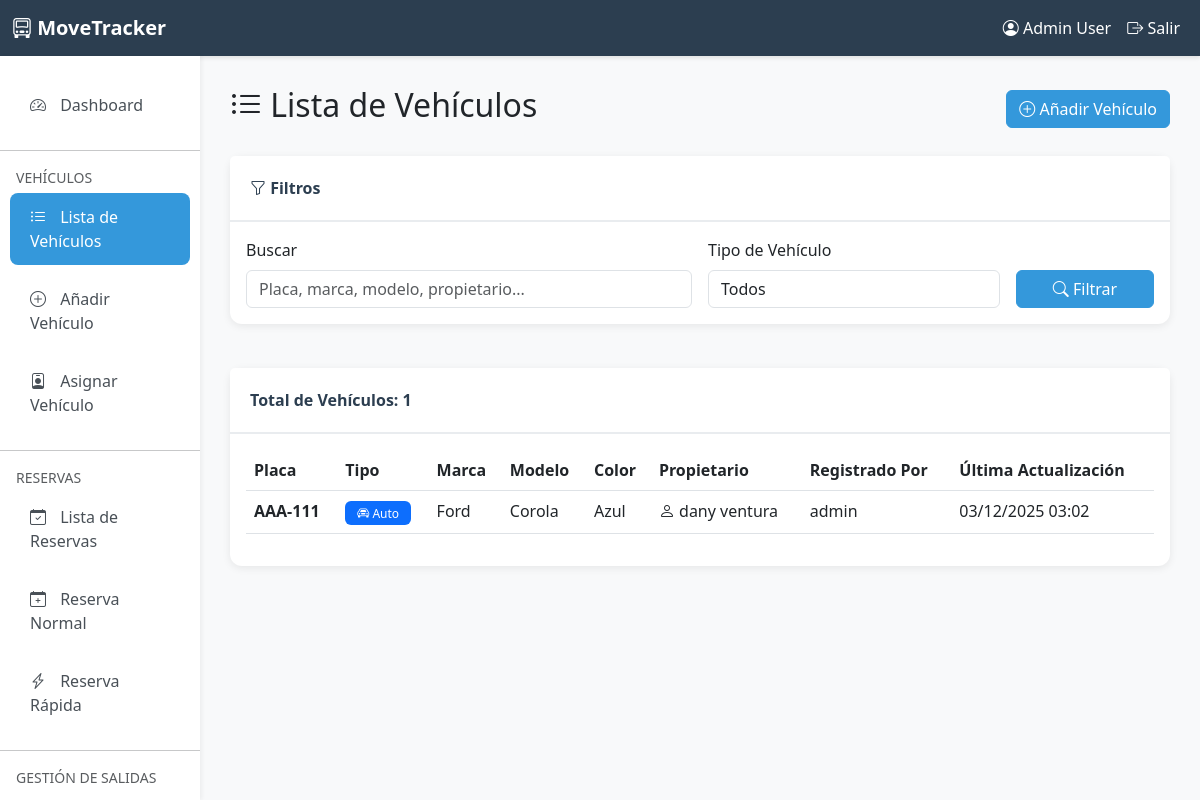
The page /parking/vehicles/ (signed in) on the database as committed earlier.
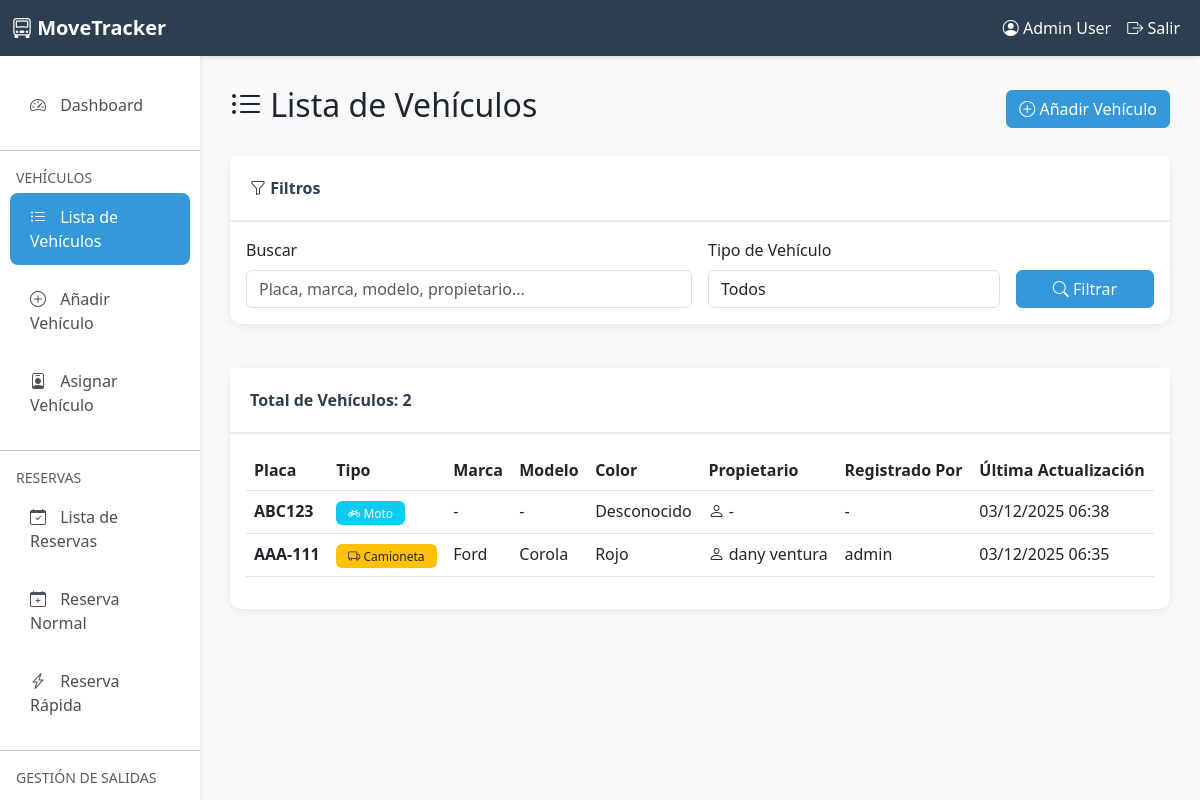
The same page on the database as committed later.
### parking/models.py (models this page shows, shortened)
class Vehicle(models.Model):
    owner = models.ForeignKey(
        User,
        on_delete=models.CASCADE,
        related_name='vehicles',
        verbose_name='Propietario',
        null=True,
        blank=True
    )
    vehicle_type = models.CharField(
        max_length=20,
        choices=VehicleType.choices,
        verbose_name='Tipo de Vehículo'
    )
    brand = models.CharField(
        max_length=50,
        null=True,
        blank=True,
        verbose_name='Marca',
        help_text='Marca del vehículo (opcional)'
    )
    model = models.CharField(
        max_length=50,
        null=True,
        blank=True,
        verbose_name='Modelo',
        help_text='Modelo del vehículo (opcional)'
    )
    year = models.PositiveIntegerField(
        null=True,
        blank=True,
        verbose_name='Año',
        validators=[MinValueValidator(1900), MaxValueValidator(2100)],
        help_text='Año de fabricación (opcional)'
    )
    color = models.CharField(max_length=30, verbose_name='Color')
    license_plate = models.CharField(
        max_length=20,
        unique=True,
        verbose_name='Placa',
        help_text='Número de placa del vehículo'
    )
    is_active = models.BooleanField(default=True, verbose_name='Activo')
    created_at = models.DateTimeField(auto_now_add=True, verbose_name='Fecha de Registro')
    updated_at = models.DateTimeField(auto_now=True, verbose_name='Última Actualización')
    registered_by = models.ForeignKey(
        User,
        on_delete=models.SET_NULL,
        null=True,
        related_name='registered_vehicles',
        verbose_name='Registrado por'
    )
    class Meta:
        verbose_name = 'Vehículo'
        verbose_name_plural = 'Vehículos'
        ordering = ['-created_at']
        indexes = [
            models.Index(fields=['license_plate']),
            models.Index(fields=['owner', 'is_active']),
        ]

### user/models.py (models this page shows, shortened)
class User(AbstractUser):
    dni = models.CharField(max_length=10, blank=True, null=True, verbose_name='DNI')
    phone = models.CharField(max_length=15, blank=True, null=True, verbose_name='Teléfono')
    class Meta:
        verbose_name = 'Usuario'
        verbose_name_plural = 'Usuarios'
        db_table = 'auth_user'

### parking/views.py (the view, shortened to what this page needs)
# urls.py: path('vehicles/', views.vehicle_list, name='vehicle_list'),
@login_required
@user_passes_test(is_admin_or_worker, login_url='user:login')
def vehicle_list(request):
    vehicles = Vehicle.objects.select_related('owner', 'registered_by').all()
    search = request.GET.get('search', '')
    vehicle_type = request.GET.get('type', '')
    if vehicle_type:
        vehicles = vehicles.filter(vehicle_type=vehicle_type)
    context = {
        'vehicles': vehicles,
        'title': 'Lista de Vehículos',
        'search': search,
        'vehicle_type': vehicle_type,
        'vehicle_types': VehicleType.choices
    }
    return render(request, 'parking/vehicle_list.html', context)

### parking/views.py (called while the page is built)
def is_admin_or_worker(user):
    if not user.is_authenticated:
        return False
    if user.is_superuser:
        return True
    if hasattr(user, 'role'):
        return user.role in ['ADMIN', 'WORKER']
    return user.is_staff

### parking/templates/parking/vehicle_list.html (shortened to what the changed rows need)
{% extends 'parking/base.html' %}
{% block content %}
<div class="row mb-4">
    <div class="col-12 d-flex justify-content-between align-items-center">
        <h2><i class="bi bi-list-ul"></i> {{ title }}</h2>
    </div>
</div>
<div class="row">
    <div class="col-12">
        <div class="card">
            <div class="card-header">
                Total de Vehículos: <strong>{{ vehicles.count }}</strong>
            </div>
            <div class="card-body">
                {% if vehicles %}
                    <div class="table-responsive">
                        <table class="table table-hover">
                            <thead>
                                <tr>
                                    <th>Placa</th>
                                    <th>Tipo</th>
                                    <th>Marca</th>
                                    <th>Modelo</th>
                                    <th>Color</th>
                                    <th>Propietario</th>
                                    <th>Registrado Por</th>
                                    <th>Última Actualización</th>
                                </tr>
                            </thead>
                            <tbody>
                                {% for vehicle in vehicles %}
                                    <tr>
                                        <td>
                                            <strong>{{ vehicle.license_plate }}</strong>
                                        </td>
                                        <td>
                                            {% if vehicle.vehicle_type == 'CAR' %}
                                                <span class="badge bg-primary">
                                                    <i class="bi bi-car-front"></i> {{ vehicle.get_vehicle_type_display }}
                                                </span>
                                            {% elif vehicle.vehicle_type == 'TRUCK' %}
                                                <span class="badge bg-warning text-dark">
                                                    <i class="bi bi-truck"></i> {{ vehicle.get_vehicle_type_display }}
                                                </span>
                                            {% else %}
                                                <span class="badge bg-info">
                                                    <i class="bi bi-bicycle"></i> {{ vehicle.get_vehicle_type_display }}
                                                </span>
                                            {% endif %}
                                        </td>
                                        <td>{{ vehicle.brand|default:"-" }}</td>
                                        <td>{{ vehicle.model|default:"-" }}</td>
                                        <td>{{ vehicle.color|default:"-" }}</td>
                                        <td>
                                            <i class="bi bi-person"></i>
                                            {% if vehicle.owner %}{{ vehicle.owner.get_full_name|default:vehicle.owner.username }}{% else %}-{% endif %}
                                        </td>
                                        <td>{% if vehicle.registered_by %}{{ vehicle.registered_by.username }}{% else %}-{% endif %}</td>
                                        <td>{{ vehicle.updated_at|date:"d/m/Y H:i" }}</td>
                                    </tr>
                                {% endfor %}
                            </tbody>
                        </table>
                    </div>
                {% endif %}
            </div>
        </div>
    </div>
</div>
{% endblock %}

Rows that differ between the two databases and show on the page:
added Vehicle: license_plate "ABC123", vehicle_type "Moto", brand "-", model "-", color "Desconocido", updated_at "03/12/2025 06:38"
changed Vehicle "AAA-111": color "Azul" → "Rojo"; updated_at "03/12/2025 03:02" → "03/12/2025 06:35"; vehicle_type "Auto" → "Camioneta"
Other text that changed with them:
{{ vehicles.count }}: "1" → "2"
